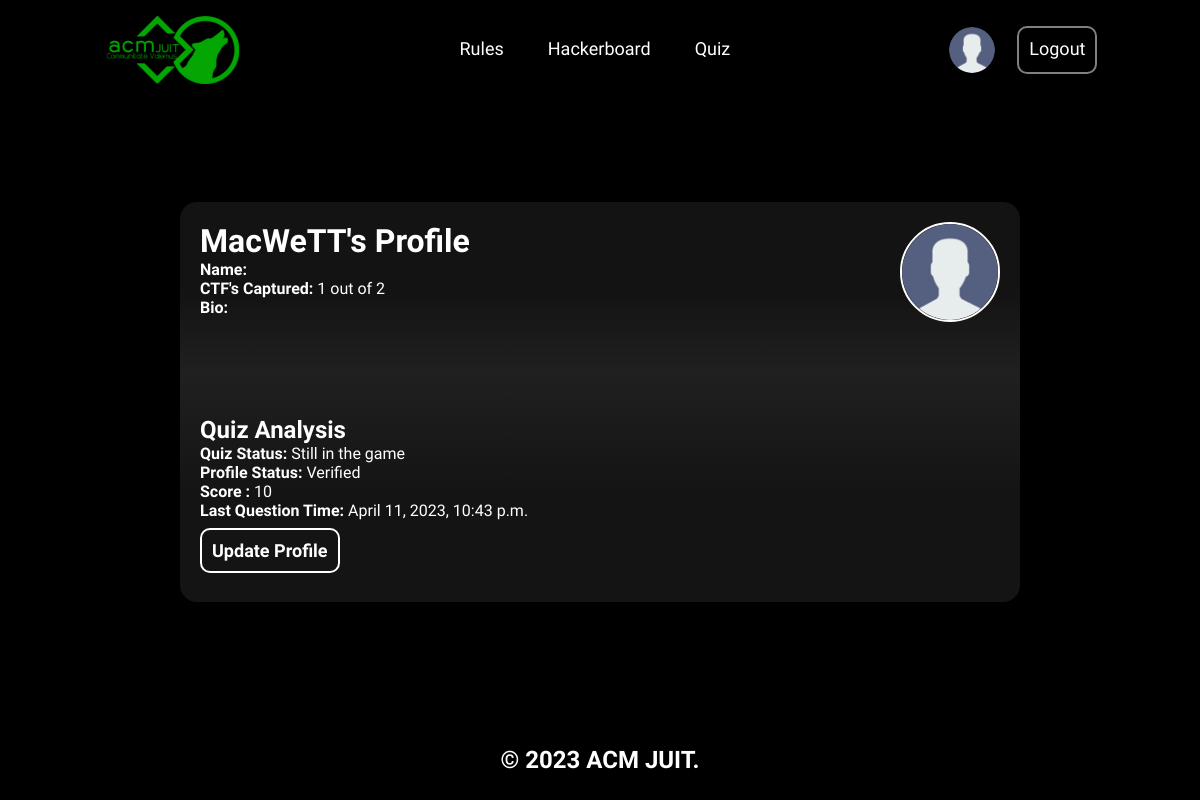
/profile/MacWeTT/ (signed in), run on the app's committed database.
### quizapp/models.py (models this page shows, shortened)
class Profile(models.Model):
    user = models.OneToOneField(User, on_delete=models.CASCADE)
    bio = models.TextField(max_length=300, blank=True)
    avatar = models.ImageField(
        null=True, default="avatar.png", upload_to='user_data')
    def question_count():
        return Question.objects.all().count()
    question_id = models.IntegerField(verbose_name="Question At", default=1)
    score = models.IntegerField(default=0)
    total_questions = models.IntegerField(
        verbose_name="Total Questions", default=question_count)
    data = models.TextField(default="April 12, 2023 18:00:00")
    correct = models.IntegerField(default=0)
    winner = models.BooleanField(default=False)
    verified = models.BooleanField(default=False)
    lastQuestionTime = models.DateTimeField(null=True, blank=True)
    class Meta:
        ordering = ['-score']

### quizapp/views.py (the view)
# urls.py: path('profile/<str:username>/', views.ViewProfile, name='profile'),
def ViewProfile(request, username):
    user = User.objects.get(username=username)
    profile = Profile.objects.get(user=user)
    context = {'profile': profile}
    return render(request, 'profile.html', context)

### templates/profile.html (shortened to what this page needs)
{%extends 'index.html'%}
{%load static%}
{%block content%}
<div class="profile">
    <div class="profile-details">
        <div class="profile_user-details">
            <h1>{{profile.user.username}}'s Profile</h1>
            <p> <strong>Name: </strong>{{profile.user.first_name}} {{profile.user.last_name}} </p>
            <p><strong>CTF's Captured:</strong>
                {{profile.correct}} out of {{profile.total_questions}}</p>
            <p><strong>Bio:</strong><br>
            </p>
        </div>
        <div class="profile_user-avatar">
            <img src="{{profile.avatar.url}}" alt="{{profile.user.username}}">
        </div>
    </div>
    <div class="profile_quiz-details">
        <h2>Quiz Analysis</h2>
        <p><strong>Quiz Status:</strong>
            {%if profile.winner %}
            Winner
            {%else %}
            Still in the game
            {%endif%}
        </p>
        <p><strong>Profile Status:</strong>
            {%if profile.verified %}
            Verified
            {%else %}
            Not Verified
            {%endif%}
        </p>
        <p> <strong>Score :</strong>
            {{profile.score}}
        </p>
        <p><strong>Last Question Time:</strong>
            {{profile.lastQuestionTime}}</p>
        <h3>
            {%if request.user.username == profile.user.username %}
            <a class="other-link" href="{%url 'editprofile' %}">Update Profile</a>
            {%endif%}
        </h3>
    </div>
</div>
{%endblock%}

### templates/navbar.html (shortened to what this page needs)
{%load static%}
{%block style%}
<link rel="stylesheet" href="{%static 'css/mobile.css'%}">
{%endblock style%}
<nav>
    <div class="acm-logo">
        {%if user.is_authenticated%}
        <a href="{%url 'home'%}">
            <img src="{%static 'assets/images/acm.svg'%}" alt="ACM JUIT">
        </a>
        {%else%}
        <a href="{%url 'landing'%}">
            <img src="{%static 'assets/images/acm.svg'%}" alt="ACM JUIT">
        </a>
        {%endif%}
    </div>
    <div class="nav-links-main">
        <div class="nav-link"><a href="{%url 'rules'%}">Rules</a></div>
        <div class="nav-link"><a href="{%url 'hackerboard'%}">Hackerboard</a></div>
        {%if user.is_authenticated%}
        <div class="nav-link"><a href="{%url 'quiz'%}">Quiz</a></div>
        {%endif%}
    </div>
    <div class="nav-links-user">
        {%if user.is_authenticated%}
        <div class="avatar">
            <a href="{%url 'profile' username=user.username%}"><img src="{{user.profile.avatar.url}}"
                    alt="{{user.username}}"></a>
        </div>
        <div class="nav-link"><a class="logout" href="{%url 'logout'%}">Logout</a></div>
        {%else%}
        <div class="nav-link"><a href="{%url 'login'%}">Login</a></div>
        <div class="nav-link"><a href="{%url 'signup'%}">SignUp</a></div>
        {%endif%}
    </div>
</nav>

### static/css/style.css (style rules this page uses)
*, *::after, *::before { box-sizing: border-box; padding: 0; margin: 0; }
body { min-height: 100vh; background-color: #000000; color: white; font-family: 'Chakra Petch', sans-serif; display: flex; flex-direction: column; justify-content: space-between; position: relative; }
nav { display: flex; justify-content: space-around; margin-top: 16px; position: inherit; }
.acm-logo { display: flex; width: 10rem; }
.acm-logo a { width: max-content; }
.acm-logo a > img { width: 100%; height: 100%; object-fit: cover; }
.nav-links-main, .nav-links-user { display: flex; justify-content: space-evenly; }
.avatar { display: flex; align-items: center; }
.avatar a { display: flex; align-items: center; margin: 0 10px; width: 50px; height: 50px; }
.avatar a > img { width: 50px; height: 50px; border-radius: 50%; border: 2px solid transparent; transition: 0.3s ease-in-out; }
.nav-link { display: flex; justify-content: center; }
.nav-link a { margin: 10px; padding: 10px; font-size: 18px; border: 2px solid transparent; border-radius: 10px; transition: all 0.3s ease-in-out; text-decoration: none; color: white; }
.other-link { margin: 10px; padding: 10px; font-size: 18px; border: 2px solid white; border-radius: 10px; transition: all 0.3s ease-in-out; text-decoration: none; color: white; }
.nav-link .logout { border: 2px solid grey; }
.nav-link a, .mob-nav-link a { color: white; text-decoration: none; }
.profile { min-height: 50vh; max-height: 80vh; width: 70vw; background: linear-gradient(180deg, rgba(255, 255, 255, 0.076) 22.36%, rgba(255, 255, 255, 0.126) 42.79%, rgba(255, 255, 255, 0.08) 72.78%); border-radius: 17px; margin: 0 auto; padding: 20px; display: flex; flex-direction: column; justify-content: space-between; }
.profile-details { display: grid; grid-template-columns: 7fr 3fr; }
.profile_user-avatar { display: flex; justify-content: flex-end; border-radius: 9999px; }
.profile_user-avatar img { width: 100px; height: 100px; border: 2px solid white; border-radius: 9999px; }
.profile_quiz-details h3 { display: inline-block; margin: 20px 0; }
.profile_quiz-details h3 a { margin: 0; cursor: pointer; }

### data on the page
Profile: user.username "MacWeTT", correct "1", total_questions "2", avatar (placeholder picture), score "10", lastQuestionTime "April 11, 2023, 10:43 p.m."
